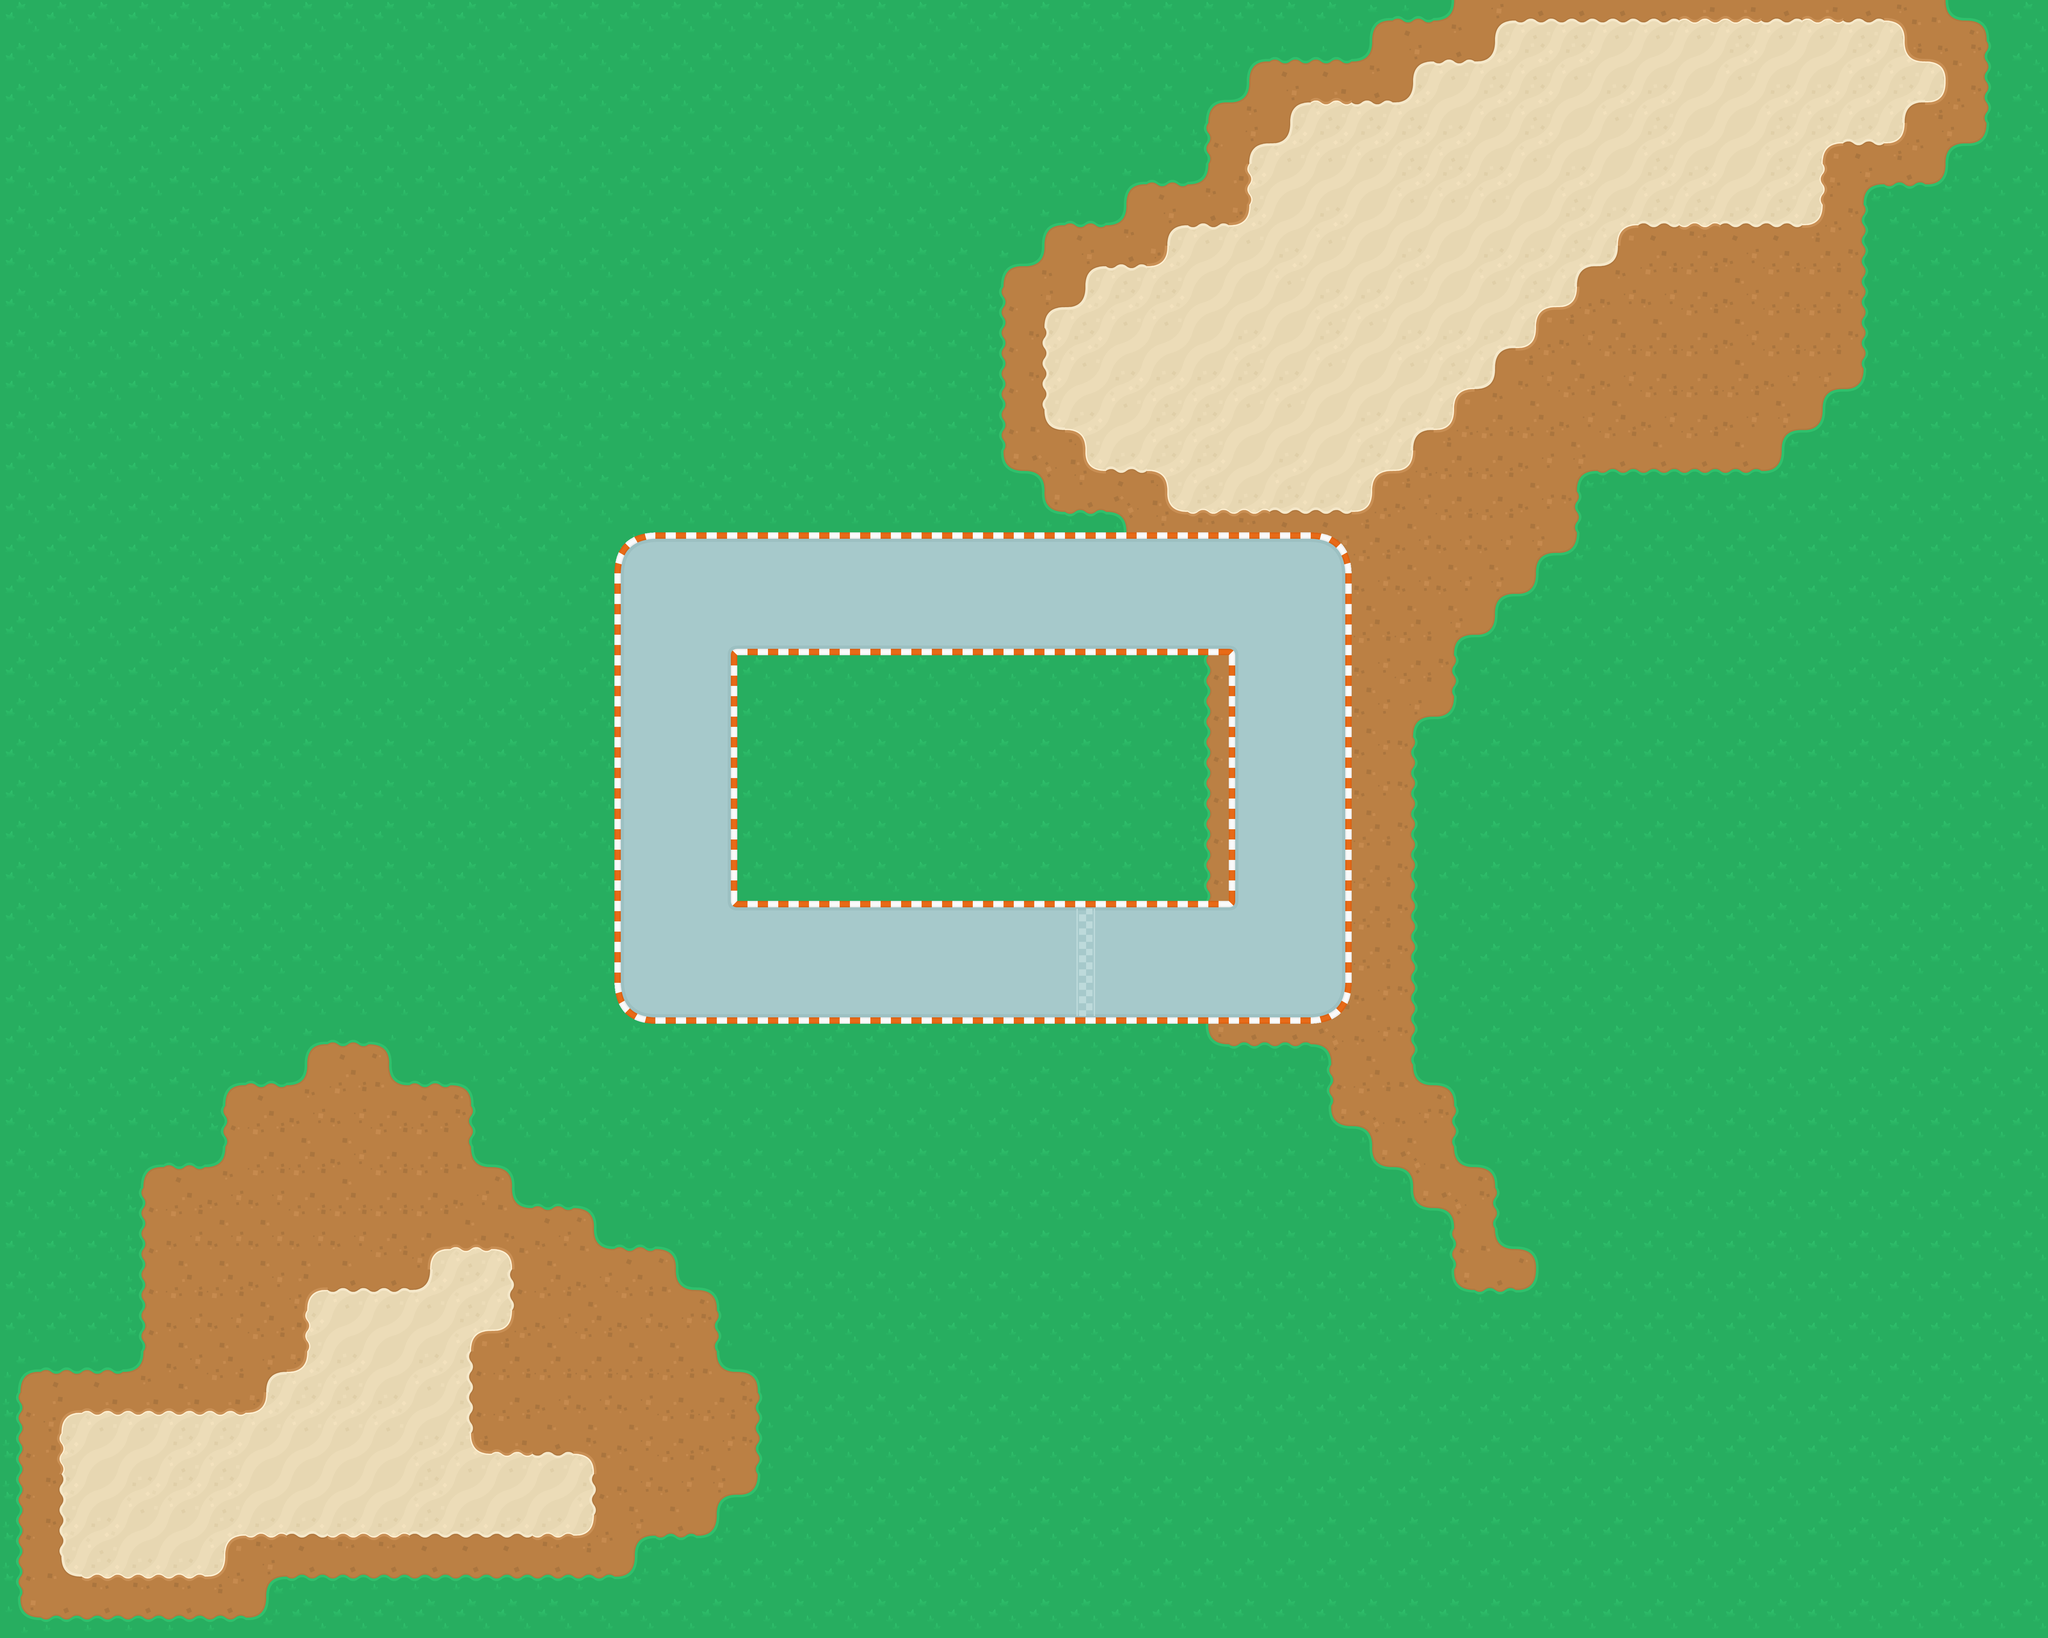

Tiled map render using the project's own tile images. Description and the map definition, with tile-layer contents summarised, below:
An orthogonal 50x40 tile map with 128x128 px tiles, 2 tile layers (Grounds, Roads), 2 tilesets and 9 objects (1, 2, 0, Player).

<map version="1.10" tiledversion="1.11.0" orientation="orthogonal" renderorder="left-up" width="50" height="40" tilewidth="128" tileheight="128" infinite="0" nextlayerid="17" nextobjectid="309">
 <properties>
  <property name="checkpoints" type="int" value="3" />
  <property name="laps" type="int" value="2" />
 </properties>
 <tileset firstgid="1" source="tilesheets/lands.tsx" />
 <tileset firstgid="46" source="tilesheets/roads.tsx" />
 <layer id="3" name="Grounds" width="50" height="40">
  <data>[2000 cells, 2000 non-empty, 39 distinct tile ids]</data>
 </layer>
 <layer id="7" name="Roads" width="50" height="40">
  <data>[2000 cells, 144 non-empty, 16 distinct tile ids]</data>
 </layer>
 <objectgroup id="10" name="Walls">
  <properties>
   <property name="group" type="int" value="0" />
  </properties>
  <object id="296" x="2568" y="2304" width="1028" height="256" />
  <object id="292" x="4735.76" y="1172">
   <polyline points="0,0 0.24,2504" />
  </object>
  <object id="293" x="4808" y="3588">
   <polyline points="0,0 -3356,0.4" />
  </object>
  <object id="294" x="1484" y="3636">
   <polyline points="0,0 0,-2420" />
  </object>
  <object id="295" x="1388" y="1276">
   <polyline points="0,0 3592,-8" />
  </object>
 </objectgroup>
 <objectgroup id="9" name="Checkpoints">
  <properties>
   <property name="group" type="int" value="2" />
  </properties>
  <object id="69" name="1" x="3661.82" y="2473.93">
   <properties>
    <property name="value" type="int" value="1" />
   </properties>
   <polyline points="-100,-120 448.36,-1273.94" />
  </object>
  <object id="70" name="2" x="3270.15" y="2303.29">
   <properties>
    <property name="value" type="int" value="2" />
   </properties>
   <polyline points="-628.572,90.16 -1290.51,-1139.29" />
  </object>
  <object id="68" name="0" x="3395.03" y="2622.03">
   <properties>
    <property name="value" type="int" value="0" />
   </properties>
   <polyline points="0,-106.754 2.9697,1042.82" />
  </object>
 </objectgroup>
 <objectgroup id="12" name="Entities">
  <object id="148" name="Player" x="3260" y="2972" width="71" height="131" rotation="90">
   <properties>
    <property name="color" value="red" />
    <property name="group" type="int" value="3" />
    <property name="player" type="int" value="1" />
   </properties>
  </object>
 </objectgroup>
</map>